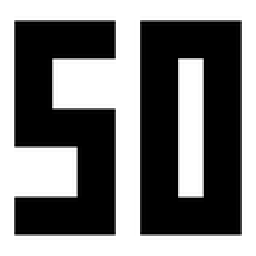
#> input picture DATA_2D/draw00_1024.png, 128 x 128 px, shrunk from 1024 x 1024 before the run (shown 2 times larger)
$ python spiliotis2D.py DATA_2D/draw00_1024.png
#> lines starting #> are read from the running program, lines starting #| are printed output that depends on the picture; after the words box and inside, x2 and y2 are one past the last pixel; in counts of white or black regions, pixels touching at a corner belong together
### reading2D.py
"""
Functions to read a 2D image from standard image formats.
Otherwise a 3D image can be read from binary format with the
function readBinary defined in image2D.py
A unified function is provided, named adaptiveRead, which
determines the way to read a file based on the file extension.
"""

from image2D import Image2D

#If PIL and numpy not installed, comment from here
from PIL import Image
import numpy

def isBinary(img_array):
  if len(img_array.shape)!=2: return False
  width,height = img_array.shape
  values = set([img_array[x][y] for x in range(width) for y in range(height)])
  return len(values)==2, min(values), max(values)

def toBinary(img_array):
  if len(img_array.shape)==2:
    two, mini, maxi = isBinary(img_array)
    if two: return img_array
    med = max(1,(mini+maxi)//2)
    print("Greyscale image, converting to binary with threshold",med)
    return fromGraytoBinary(img_array, threshold=med)
  else:
    print("Color image, converting to binary")
    return fromRGBtoBinary(img_array)

# [9 lines left out: function fromRGBtoBinary, not called in this run]

def fromGraytoBinary(img_array, threshold=1):
  width,height = img_array.shape
  print("Image size",width,height)
  output = numpy.zeros((width,height), dtype=numpy.uint8)
  for x in range(width):
    for y in range(height):
      val = img_array[x][y]
      if val>=threshold: output[x][y] = 1
  return output


def readImageFormat(filename, verbose=False):
  # Read png image into a pillow image
  img = Image.open(filename)
  # Convert it to numpy array
  img = numpy.asarray(img)
  # Make it binary
  img = toBinary(img)
  # Create image in our format
  # Need to rotate because our images are the other way
  # and to swap 0/1 because in our images
  # 1=black(foreground) and 0=white(background)
  RUOTA = True
  width,height = img.shape
  total_pixels = width*height
  foreground_pixels = 0
  if RUOTA: IMG = Image2D(height,width)
  else: IMG = Image2D(width,height)
  for x in range(width):
    for y in range(height):
      if img[x][y]==0:
         if RUOTA:  IMG.put(y,x, 1)
         else:      IMG.put(x,y, 1)
         foreground_pixels += 1
  if verbose:
    if RUOTA: print("Total pixels:",height,"x",width,"=",total_pixels)
    else:     print("Total pixels:",width,"x",height,"=",total_pixels)
    print("Foreground pixels:",foreground_pixels)
    print("Percent of foreground pixels:",foreground_pixels*100/total_pixels)
  return IMG

#If PIL and numpy not installed, comment up to here

def adaptiveRead(filename):
  dot = filename.rfind(".")
  if dot==-1: return None
  extension = (filename[dot:]).lower()
  if extension==".png" or extension==".jpg" or extension==".jpeg":
    return readImageFormat(filename)
  elif extension ==".binary":
    from image2D import readBinary
    return readBinary(filename)
  return None

# [10 lines that do not run on import are left out]

### image2D.py
class Image2D:
  """
  Class for a 2D binary image. There are only two colors:
  black=1 and white=0.
  """
  def __init__(self, a,b):
    """
    Create a 3D image with dimensions a,b,c on the three sides.
    """
    self.create(a,b)

  def create(self, dimX, dimY):
      """
      Create a 2D image with dimX, dimY pixels
      on the two sides, where all pixels are zero (black).
      """
      assert dimX>0 and dimY>0
      self.dimX = dimX
      self.dimY = dimY
      self.cells = [0 for i in range(dimX)]
      for x in range(dimX):
        self.cells[x] = [0 for i in range(dimY)]
      #BREVE MA FUNZIONA? self.cells = [[0]*dimY] * dimX

  def put(self, x,y, col):
    """
    Put the given color col (an integer between 0 and 255)
    into pixel of coordinates x,y,z.
    """
    assert col==0 or col==1
    assert x>=0 and x<self.dimX
    assert y>=0 and y<self.dimY
    self.cells[x][y] = col

  def get(self, x,y):
    """
    Get and return the color of the pixel of coordinates x,y,z.
    Pixels outside image are considered as background (=0).
    """
    #assert x>=0 and x<self.dimX
    #assert y>=0 and y<self.dimY
    if x<0 or x>=self.dimX or y<0 or y>=self.dimY:
      return 0
    return self.cells[x][y]

  # [21 lines left out: functions pixels, number, not called in this run]

  def num_elem(self):
    return self.number(1)

# [45 lines left out: functions readBinary, writeBinary, not called in this run]

### spiliotis2D.py
"""
Decomposition of a 2D image into rectangles
by Spiliotis and Mertzios.
The procedure considers the horizontal runs of the
image and tries to merge runs of equal length
existing in consecutive rows.
"""

#---------------------CLASSES-----------------------

class BW_Block:
  """
  Type for a block of pixels covering the rectangle [x0,x1] x [y0,y1],
  including endpoints.
  """

  def __init__(self, b=None):
    """
    If a block b is given, copy b into this new block.
    Otherwise initialize this new block with dummy values.
    """
    if b==None:
      self.x0, self.y0 = 0,0
      self.x1, self.y1 = 0,0
    else:
      assert isinstance(b,BW_Block)
      self.x0 = b.x0
      self.y0 = b.y0
      self.x1 = b.x1
      self.y1 = b.y1

  def set(self, x0,y0, x1,y1):
      """
      Set the rectangle of this block as [x0,x1] x [y0,y1].
      """
      self.x0 = x0
      self.y0 = y0
      self.x1 = x1
      self.y1 = y1

  # [5 lines left out: function has_equal_xy, not called in this run]

  def __str__(self):
      return str(self.x0)+' '+str(self.y0)+' '+str(self.x1)+' '+str(self.y1)

  # [5 lines left out: function pixel_num, not called in this run]

class BW_BlockImage2D:
  """
  Image Block Representation by Spiliotis and Mertzios.
  The image is represented as a list of blocks.
  """

  def __init__(self):
    self.block = []
    self.origsize = 0

  def add_block(self, b):
    assert isinstance(b,BW_Block)
    self.block.append(b)

  def size(self):
    return len(self.block)

  # [5 lines left out: function __str__, not called in this run]

  def num_elem(self):
     return len(self.block)

  def all_blocks(self):
     return self.block

  # [8 lines left out: function max_edge, not called in this run]

  def max_pair(self):
     """
     Return a pair formed by the max height of a rectangle
     and the max width of a rectangle in this block decoposition
     """
     max_deltaX, max_deltaY = 0,0
     for b in self.block:
       max_deltaX = max(max_deltaX,b.x1-b.x0+1)
       max_deltaY = max(max_deltaY,b.y1-b.y0+1)
     return (max_deltaY,max_deltaX)

  def print_me(self, filename):
    F = open(filename,'w')
    F.write(str(self.origsize)+'\n')
    for N in self.block:
      F.write(str(N)+'\n')
    F.close()

  def statistics(self):
     dim_uno = 0
     dim_piccole = 0
     soglia = 7
     for b in self.block:
       if b.x1-b.x0<soglia or b.y1-b.y0<soglia:
         dim_piccole += 1
       if b.x1==b.x0 or b.y1==b.y0:
         dim_uno += 1
     print("Of",len(self.block),"blocks:",dim_uno,"have width=1,",dim_piccole,"have width<8")
     print("Max dimensions: ",self.max_pair())

# [12 lines left out: function readBlocks, not called in this run]

#---------------------DECOMPOSITION------------------------

def extractSliceBlocks(IMG, SX, SY):
  """
  Create the blocks for the 2D image.
  """
  # Array used to store in-progress blocks.
  # The array is indexed on x1.
  # For all used x, either block[x]=None or block[x].x1 = x.
  temp_block = [None for i in range(SX+1)]
  # Result to be returned
  slice = BW_BlockImage2D()
  slice.origsize = max([SX,SY])

  for y in range(SY+1):
     start_x = 0 # start of run
     inside_run = False # are we in a run? initially no
     for x in range(SX+1):
         if inside_run and IMG.get(x,y)==0:
           #the run ended at x-1, and certainly x>0 because initially inside_run is off
           inside_run = False
           #if there is an in-progress block ending at x-1
           if temp_block[x-1]!=None:
           #if this block starts at start_x and extends up to previous y, then extend the block
              if (temp_block[x-1].x0==start_x) and (temp_block[x-1].y1==y-1):
                temp_block[x-1].y1 = y
              else: #write the block and overwrite it
                slice.add_block(BW_Block(temp_block[x-1]))
                temp_block[x-1].set(start_x,y, x-1,y)
           else: # there is not an in-progress block ending at x-1, set a new block
             temp_block[x-1] = BW_Block()
             temp_block[x-1].set(start_x,y, x-1,y)
         elif (not inside_run) and IMG.get(x,y)==1:
            # we start being inside a run
            start_x = x
            inside_run = True
      # the row ended, if we are stil inside a run, then a block ends at x=SX
     if inside_run:
        if temp_block[SX]!=None:
          #if this block starts at start_x and extends up to previous y, then extend the block
          if (temp_block[SX].x0==start_x) and (temp_block[SX].y1==y-1):
            temp_block[SX].y1 = y
          else: # write the block and overwrite it
            slice.add_block(BW_Block(temp_block[SX]))
            temp_block[SX].set(start_x,y, SX,y)
        else: # there is not an in-progress block ending at SX, set a new one
          temp_block[SX] = BW_Block()
          temp_block[SX].set(start_x,y, SX,y)
  # end for y
  #now write all remaining in-progress blocks
  for x in range(SX+1):
     if temp_block[x]!=None:
        slice.add_block(BW_Block(temp_block[x]))
  return slice

def extractBlocks(IMG):
  """
  Build the decomposition into blocks from a 2D image given
  as a list of black pixels, and return it.
  """
  # Result to be returned
  final_blocks = extractSliceBlocks(IMG, IMG.dimX, IMG.dimY)
  return final_blocks

# [35 lines left out: function checkBlocks, not called in this run]

#---------------------MAIN-----------------------

from reading2D import adaptiveRead as readInput
import sys

def main(arg):
    if len(arg)<=1:
         print("Need 2D image name")

    else:
         print("---Read pixels from file "+ arg[1])
         input_image = readInput(arg[1])
#> in readImageFormat, img is the input picture: PIL image 128x128 L; min 0, max 255, mean 124.5
#> in isBinary, `values = set([img_array[x][y] for x in range(width) for y in range(hei..`: values = 58 items
#> in toBinary, `two, mini, maxi = isBinary(img_array)`: two = False; mini = 0; maxi = 255
#> in toBinary, `med = max(1,(mini+maxi)//2)`: med = 127
#| Greyscale image, converting to binary with threshold 127
#| Image size 128 128
#> after the loop in fromGraytoBinary, `for x in range(width):`:
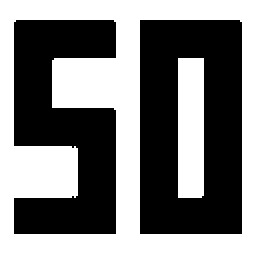
#> output: shape (128, 128) (shown 2 times larger); values 0 (black) and 1 (white), 48.9% white; 2 white regions, box (x1, y1, x2, y2) and area: (0, 0, 128, 128) 7101, (89, 29, 102, 99) 909
         BB = extractBlocks(input_image)
         #checkBlocks(BB, input_pixels)
         print("Number of blocks: ",BB.num_elem())
#| Number of blocks:  18
         BB.print_me("decomposition_out.txt")
         print("Blocks saved to decomposition_out.txt")
         BB.statistics()
#| Of 18 blocks: 9 have width=1, 9 have width<8

if __name__ == "__main__":
   main(sys.argv)

$ run again, on DATA_2D/draw01_1024.png
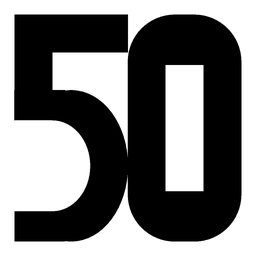
#> input picture DATA_2D/draw01_1024.png, 256 x 256 px, shrunk from 1024 x 1024 before the run
#> in readImageFormat, img is the input picture: PIL image 256x256 L; min 0, max 255, mean 122.5
#> values = 215 items
#> two = False; mini = 0; maxi = 255
#> med = 127
#| Greyscale image, converting to binary with threshold 127
#| Image size 256 256
#> after the loop in fromGraytoBinary, `for x in range(width):`:
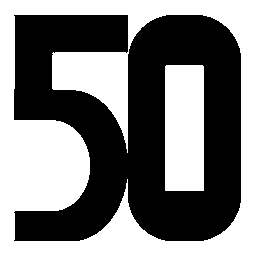
#> output: shape (256, 256); values 0 (black) and 1 (white), 48.7% white; 2 white regions, box (x1, y1, x2, y2) and area: (0, 0, 256, 256) 26997, (165, 65, 204, 191) 4912
#| Number of blocks:  181
#| Of 181 blocks: 140 have width=1, 173 have width<8
